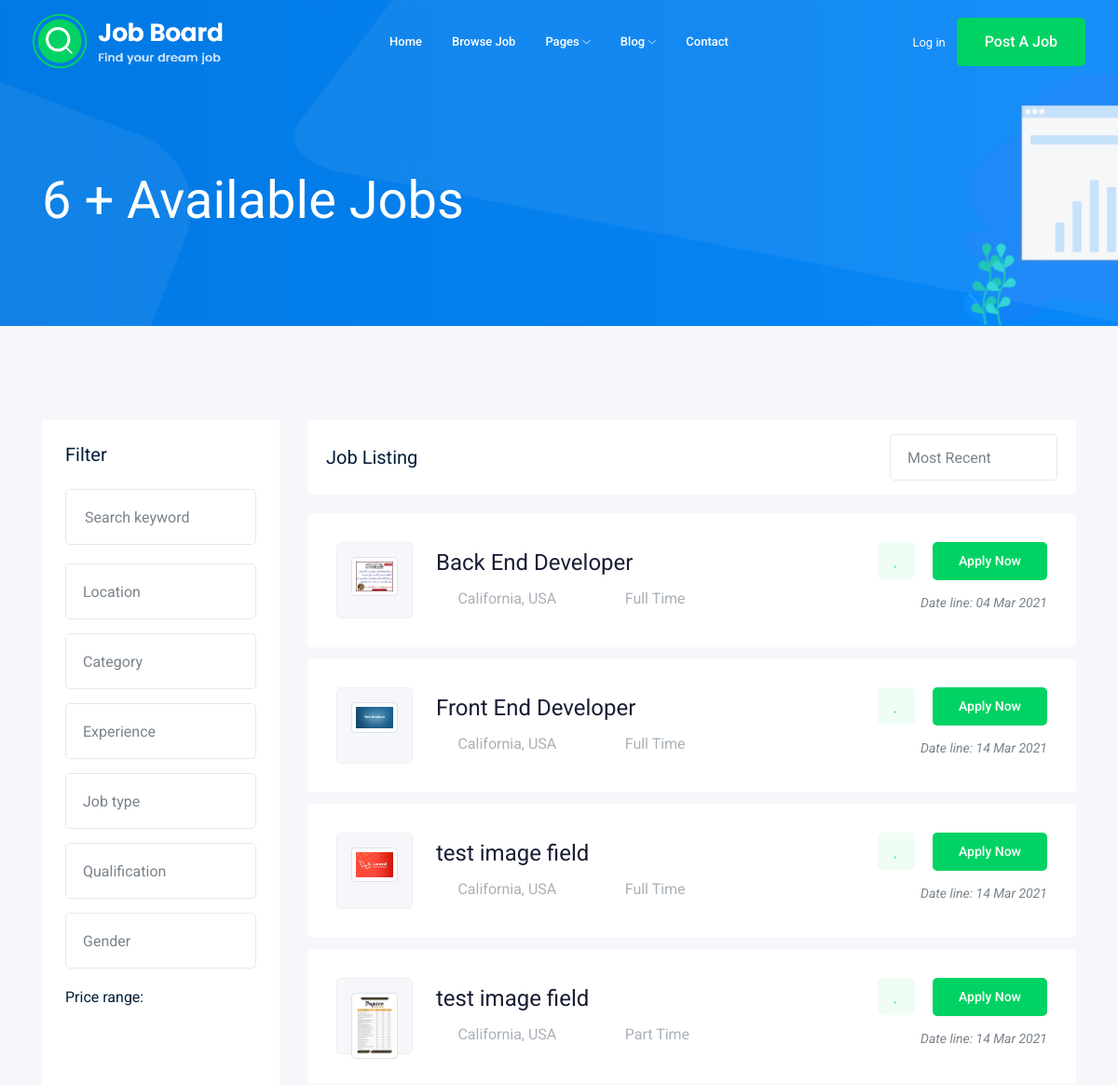
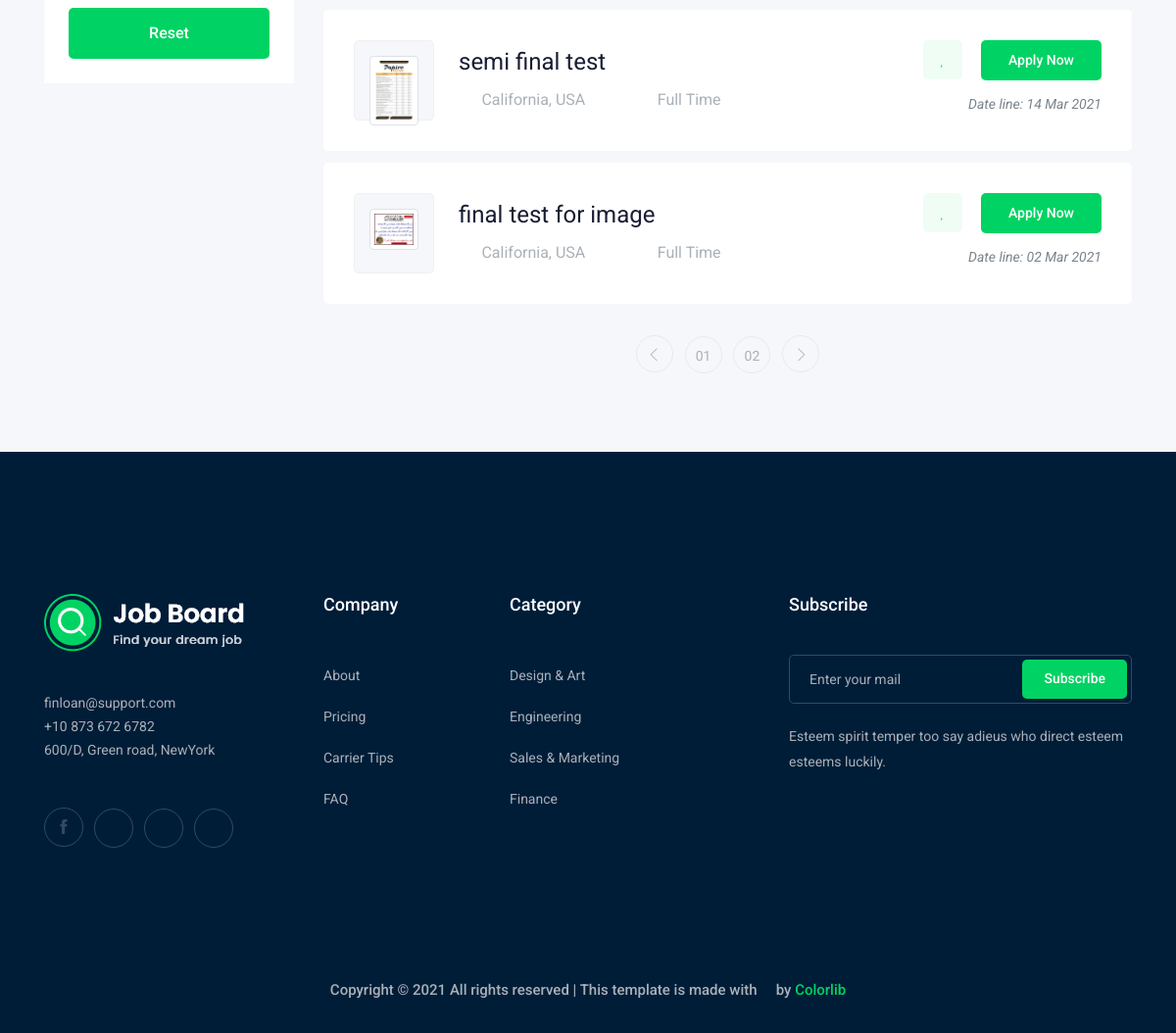
Screenshot of /jobs/ with the database file from the repository (2 pictures, top to bottom).
### job/models.py (models this page shows, shortened)
class Work(models.Model):
    title = models.CharField(max_length=100)
    job_type = models.CharField(max_length=15, choices=JOB_TYPE)
    description = models.TextField(max_length=1000)
    published_at = models.DateTimeField(auto_now=True)
    vacancy = models.PositiveIntegerField(default=1)
    salary = models.PositiveIntegerField(default=0)
    experience = models.IntegerField(default=1)
    cat = models.ForeignKey(Category,on_delete=models.CASCADE)
    image = models.ImageField(upload_to=upload_image)

### job/views.py (the view)
# urls.py: path('',views.job_list_view),
def job_list_view(request):
    list_jobs = Work.objects.all()
    context={
        "jobs":list_jobs ,# data send to template with this name
    }
    return render(request, 'job/job_list.html',context)

### job/templates/job/job_list.html (shortened to what this page needs)
{% extends "base.html" %}
{% load static %}
    {% block body %}
    <div class="bradcam_area bradcam_bg_1">
        <div class="container">
            <div class="row">
                <div class="col-xl-12">
                    <div class="bradcam_text">
                        <h3> {{jobs.count}} + Available Jobs </h3>
                    </div>
                </div>
            </div>
        </div>
    </div>
    <div class="job_listing_area plus_padding">
        <div class="container">
            <div class="row">
                <div class="col-lg-3">
                    <div class="job_filter white-bg">
                        <div class="form_inner white-bg">
                            <h3>Filter</h3>
                            <form action="#">
                                <div class="row">
                                    <div class="col-lg-12">
                                        <div class="single_field">
                                            <input type="text" placeholder="Search keyword">
                                        </div>
                                    </div>
                                    <div class="col-lg-12">
                                    </div>
                                    <div class="col-lg-12">
                                    </div>
                                    <div class="col-lg-12">
                                    </div>
                                    <div class="col-lg-12">
                                    </div>
                                    <div class="col-lg-12">
                                    </div>
                                    <div class="col-lg-12">
                                    </div>
                                </div>
                            </form>
                        </div>
                        <div class="range_wrap">
                            <label for="amount">Price range:</label>
                            <p>
                                <input type="text" id="amount" readonly style="border:0; color:#7A838B; font-size: 14px; font-weight:400;">
                            </p>
                        </div>
                        <div class="reset_btn">
                            <button class="boxed-btn3 w-100" type="submit">Reset</button>
                        </div>
                    </div>
                </div>
                <div class="col-lg-9">
                    <div class="recent_joblist_wrap">
                        <div class="recent_joblist white-bg ">
                            <div class="row align-items-center">
                                <div class="col-md-6">
                                    <h4>Job Listing</h4>
                                </div>
                                <div class="col-md-6">
                                    <div class="serch_cat d-flex justify-content-end">
                                    </div>
                                </div>
                            </div>
                        </div>
                    </div>
                    <div class="job_lists m-0">
                        <div class="row">
                        {% for job in jobs  %}
                            <div class="col-lg-12 col-md-12">
                                <div class="single_jobs white-bg d-flex justify-content-between">
                                    <div class="jobs_left d-flex align-items-center">
                                        <div class="thumb">
                                            <img class="img-thumbnail" src="{{job.image.url}}" alt="">
                                        </div>
                                        <div class="jobs_conetent">
                                            <a href="{% url 'jobs:job_detail' job.id %}">
                                                <h4>{{job.title}}</h4>
                                            </a>
                                            <div class="links_locat d-flex align-items-center">
                                                <div class="location">
                                                    <p> <i class="fa fa-map-marker"></i> California, USA</p>
                                                </div>
                                                <div class="location">
                                                    <p> <i class="fa fa-clock-o"></i> {{job.job_type}}</p>
                                                </div>
                                            </div>
                                        </div>
                                    </div>
                                    <div class="jobs_right">
                                        <div class="apply_now">
                                            <a class="heart_mark" href="#"> <i class="fa fa-heart"></i> </a>
                                            <a href="{% url 'jobs:job_detail' job.id  %}" class="boxed-btn3">Apply Now</a>
                                        </div>
                                        <div class="date">
                                            <p>Date line: {{job.published_at|date:'d M Y'}} </p>
                                        </div>
                                    </div>
                                </div>
                            </div>
                            {% endfor %}
                        </div>
                        <div class="row">
                            <div class="col-lg-12">
                                <div class="pagination_wrap">
                                    <ul>
                                        <li>
                                            <a href="#"> <i class="ti-angle-left"></i> </a>
                                        </li>
                                        <li><a href="#"><span>01</span></a></li>
                                        <li><a href="#"><span>02</span></a></li>
                                        <li>
                                            <a href="#"> <i class="ti-angle-right"></i> </a>
                                        </li>
                                    </ul>
                                </div>
                            </div>
                        </div>
                    </div>
                </div>
            </div>
        </div>
    </div>
{% endblock body %}

### templates/base.html (shortened to what this page needs)
{% load static %}
<!doctype html>
<html class="no-js" lang="zxx">
<head>
    <link rel="stylesheet" href="{% static 'css/bootstrap.min.css'%}">
    <link rel="stylesheet" href="{% static 'css/owl.carousel.min.css'%}">
    <link rel="stylesheet" href="{% static 'css/magnific-popup.css'%}">
    <link rel="stylesheet" href="{% static 'css/font-awesome.min.css'%}">
    <link rel="stylesheet" href="{% static 'css/themify-icons.css'%}">
    <link rel="stylesheet" href="{% static 'css/nice-select.css'%}">
    <link rel="stylesheet" href="{% static 'css/flaticon.css'%}">
    <link rel="stylesheet" href="{% static 'css/gijgo.css'%}">
    <link rel="stylesheet" href="{% static 'css/animate.min.css'%}">
    <link rel="stylesheet" href="{% static 'css/slicknav.css'%}">
    <link rel="stylesheet" href="{% static 'css/style.css'%}">
</head>
<body>
    <header>
        <div class="header-area ">
            <div id="sticky-header" class="main-header-area">
                <div class="container-fluid ">
                    <div class="header_bottom_border">
                        <div class="row align-items-center">
                            <div class="col-xl-3 col-lg-2">
                                <div class="logo">
                                    <a href="index.html">
                                        <img src="{% static 'img/logo.png'%}" alt="">
                                    </a>
                                </div>
                            </div>
                            <div class="col-xl-6 col-lg-7">
                                <div class="main-menu  d-none d-lg-block">
                                    <nav>
                                        <ul id="navigation">
                                            <li><a href="index.html">home</a></li>
                                            <li><a href="jobs.html">Browse Job</a></li>
                                            <li><a href="#">pages <i class="ti-angle-down"></i></a>
                                            </li>
                                            <li><a href="#">blog <i class="ti-angle-down"></i></a>
                                            </li>
                                            <li><a href="contact.html">Contact</a></li>
                                        </ul>
                                    </nav>
                                </div>
                            </div>
                            <div class="col-xl-3 col-lg-3 d-none d-lg-block">
                                <div class="Appointment">
                                    <div class="phone_num d-none d-xl-block">
                                        <a href="#">Log in</a>
                                    </div>
                                    <div class="d-none d-lg-block">
                                        <a class="boxed-btn3" href="#">Post a Job</a>
                                    </div>
                                </div>
                            </div>
                            <div class="col-12">
                            </div>
                        </div>
                    </div>
                </div>
            </div>
        </div>
    </header>
    {% block body %} {% endblock body %}
    <footer class="footer">
        <div class="footer_top">
            <div class="container">
                <div class="row">
                    <div class="col-xl-3 col-md-6 col-lg-3">
                        <div class="footer_widget wow fadeInUp" data-wow-duration="1s" data-wow-delay=".3s">
                            <div class="footer_logo">
                                <a href="#">
                                    <img src="{% static 'img/logo.png'%}" alt="">
                                </a>
                            </div>
                            <p>
                                finloan@support.com <br> +10 873 672 6782 <br> 600/D, Green road, NewYork
                            </p>
                            <div class="socail_links">
                                <ul>
                                    <li>
                                        <a href="#">
                                            <i class="ti-facebook"></i>
                                        </a>
                                    </li>
                                    <li>
                                        <a href="#">
                                            <i class="fa fa-google-plus"></i>
                                        </a>
                                    </li>
                                    <li>
                                        <a href="#">
                                            <i class="fa fa-twitter"></i>
                                        </a>
                                    </li>
                                    <li>
                                        <a href="#">
                                            <i class="fa fa-instagram"></i>
                                        </a>
                                    </li>
                                </ul>
                            </div>
                        </div>
                    </div>
                    <div class="col-xl-2 col-md-6 col-lg-2">
                        <div class="footer_widget wow fadeInUp" data-wow-duration="1.1s" data-wow-delay=".4s">
                            <h3 class="footer_title">
                                Company
                            </h3>
                            <ul>
                                <li><a href="#">About </a></li>
                                <li><a href="#"> Pricing</a></li>
                                <li><a href="#">Carrier Tips</a></li>
                                <li><a href="#">FAQ</a></li>
                            </ul>
                        </div>
                    </div>
                    <div class="col-xl-3 col-md-6 col-lg-3">
                        <div class="footer_widget wow fadeInUp" data-wow-duration="1.2s" data-wow-delay=".5s">
                            <h3 class="footer_title">
                                Category
                            </h3>
                            <ul>
                                <li><a href="#">Design & Art</a></li>
                                <li><a href="#">Engineering</a></li>
                                <li><a href="#">Sales & Marketing</a></li>
                                <li><a href="#">Finance</a></li>
                            </ul>
                        </div>
                    </div>
                    <div class="col-xl-4 col-md-6 col-lg-4">
                        <div class="footer_widget wow fadeInUp" data-wow-duration="1.3s" data-wow-delay=".6s">
                            <h3 class="footer_title">
                                Subscribe
                            </h3>
                            <form action="#" class="newsletter_form">
                                <input type="text" placeholder="Enter your mail">
                                <button type="submit">Subscribe</button>
                            </form>
                            <p class="newsletter_text">Esteem spirit temper too say adieus who direct esteem esteems luckily.
                            </p>
                        </div>
                    </div>
                </div>
            </div>
        </div>
        <div class="copy-right_text wow fadeInUp" data-wow-duration="1.4s" data-wow-delay=".3s">
            <div class="container">
                <div class="row">
                    <div class="col-xl-12">
                        <p class="copy_right text-center">
                            Copyright &copy;
                             All rights reserved | This template is made with <i class="fa fa-heart-o" aria-hidden="true"></i> by <a href="https://colorlib.com" target="_blank">Colorlib</a>
                        </p>
                    </div>
                </div>
            </div>
        </div>
    </footer>
</body>
</html>

### rows the page displays
Work: image (picture), title "Back End Developer", job_type "Full Time", published_at "04 Mar 2021"
Work: image (picture), title "Front End Developer", job_type "Full Time", published_at "14 Mar 2021"
Work: image (picture), title "test image field", job_type "Full Time", published_at "14 Mar 2021"
Work: image (picture), title "test image field", job_type "Part Time", published_at "14 Mar 2021"
Work: image (picture), title "semi final test", job_type "Full Time", published_at "14 Mar 2021"
Work: image (picture), title "final test for image", job_type "Full Time", published_at "02 Mar 2021"

### other values shown
{{ jobs.count }} "6"
